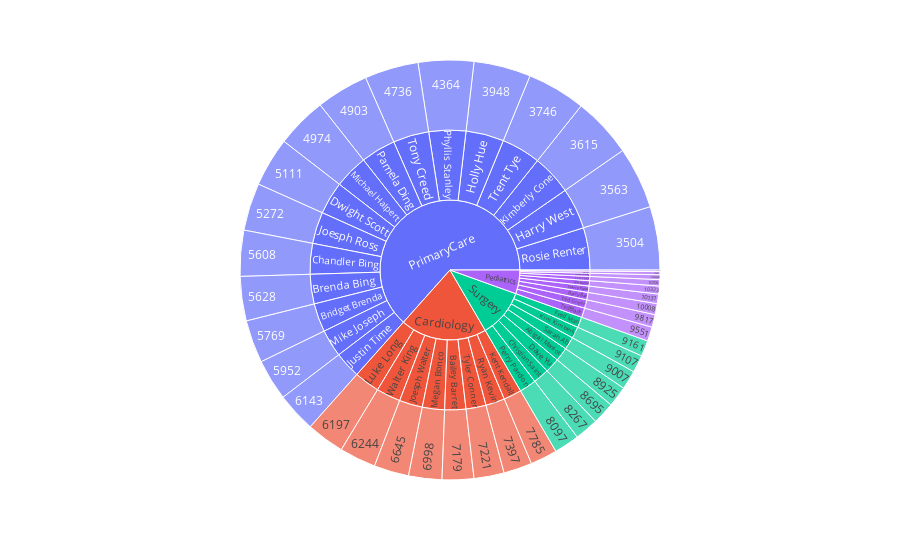

Notebook code for this chart:
### Markdown cell above
## Question 8. Using Sunburst chart display the providers name by thier provider speciality, considering thier experience.

### Code cell
import pandas as pd
import datetime
import plotly.express as px

#Reading the Providers sheet
df_P = pd.read_excel(xls, 'Providers')

# Convert the ProviderDateOnStaff column to datetime format
df_P['ProviderDateOnStaff'] = pd.to_datetime(df_P['ProviderDateOnStaff'], format='%m/%d/%Y')

# Calculate the providers' experience in days
df_P['Experience'] = (datetime.datetime.now() - df_P['ProviderDateOnStaff']).dt.days

# Create a sunburst chart with providers' names by their provider specialty and experience
fig = px.sunburst(df_P, path=['ProviderSpecialty', 'ProviderName', 'Experience'], values='ProviderID')

# Show the chart
fig.show()

### Figure 1 — Plotly figure (JSON) as saved in the notebook; plotly's stock layout.template omitted (floating-point values rounded to 4 significant figures)
{"data": [{"branchvalues": "total", "domain": {"x": [0, 1], "y": [0, 1]}, "hovertemplate": "labels=%{label}<br>ProviderID=%{value}<br>parent=%{parent}<br>id=%{id}<extra></extra>", "ids": ["PrimaryCare/Rosie Renter/3504", "PrimaryCare/Harry West/3563", "PrimaryCare/Kimberly Cone/3615", "PrimaryCare/Trent Tye/3746", "PrimaryCare/Holly Hue/3948", "PrimaryCare/Phyllis Stanley/4364", "PrimaryCare/Tony Creed/4736", "PrimaryCare/Pamela Ding/4903", "PrimaryCare/Michael Halpert/4974", "PrimaryCare/Dwight Scott/5111", "PrimaryCare/Joesph Ross/5272", "PrimaryCare/Chandler Bing/5608", "PrimaryCare/Brenda Bing/5628", "PrimaryCare/Bridget Brenda/5769", "PrimaryCare/Mike Joseph/5952", "PrimaryCare/Justin Time/6143", "Cardiology/Luke Long/6197", "Cardiology/Walter King/6244", "Cardiology/Joesph Walter/6645", "Cardiology/Megan Bonco/6998", "Cardiology/Bailey Barret/7179", "Cardiology/Tyler Conner/7221", "Cardiology/Ryan Kevin/7397", "Cardiology/Kent Kendall/7785", "Surgery/Perry Pardon/8097", "Surgery/Christian Saint/8267", "Surgery/Dave Yu/8695", "Surgery/Abigail Marriot/8925", "Surgery/Sarah Ab/9007", "Surgery/Kim Kimberly/9107", "Surgery/Fred Man/9161", "Pediatrics/Ted Black/9551", "Pediatrics/Ted Green/9817", "Pediatrics/Barry Bar/10008", "Pediatrics/Harry Kane/10131", "Pediatrics/Ala Bama/10323", "Pediatrics/Ted Texas/10706", "Pediatrics/Jordan Michael/10888", "Pediatrics/Mike Myers/10941", "Pediatrics/Sally Sue/11062", "Surgery/Abigail Marriot", "Pediatrics/Ala Bama", "Cardiology/Bailey Barret", "Pediatrics/Barry Bar", "PrimaryCare/Brenda Bing", "PrimaryCare/Bridget Brenda", "PrimaryCare/Chandler Bing", "Surgery/Christian Saint", "Surgery/Dave Yu", "PrimaryCare/Dwight Scott", "Surgery/Fred Man", "Pediatrics/Harry Kane", "PrimaryCare/Harry West", "PrimaryCare/Holly Hue", "PrimaryCare/Joesph Ross", "Cardiology/Joesph Walter", "Pediatrics/Jordan Michael", "PrimaryCare/Justin Time", "Cardiology/Kent Kendall", "Surgery/Kim Kimberly", "PrimaryCare/Kimberly Cone", "Cardiology/Luke Long", "Cardiology/Megan Bonco", "PrimaryCare/Michael Halpert", "PrimaryCare/Mike Joseph", "Pediatrics/Mike Myers", "PrimaryCare/Pamela Ding", "Surgery/Perry Pardon", "PrimaryCare/Phyllis Stanley", "PrimaryCare/Rosie Renter", "Cardiology/Ryan Kevin", "Pediatrics/Sally Sue", "Surgery/Sarah Ab", "Pediatrics/Ted Black", "Pediatrics/Ted Green", "Pediatrics/Ted Texas", "PrimaryCare/Tony Creed", "PrimaryCare/Trent Tye", "Cardiology/Tyler Conner", "Cardiology/Walter King", "Cardiology", "Pediatrics", "PrimaryCare", "Surgery"], "labels": ["3504", "3563", "3615", "3746", "3948", "4364", "4736", "4903", "4974", "5111", "5272", "5608", "5628", "5769", "5952", "6143", "6197", "6244", "6645", "6998", "7179", "7221", "7397", "7785", "8097", "8267", "8695", "8925", "9007", "9107", "9161", "9551", "9817", "10008", "10131", "10323", "10706", "10888", "10941", "11062", "Abigail Marriot", "Ala Bama", "Bailey Barret", "Barry Bar", "Brenda Bing", "Bridget Brenda", "Chandler Bing", "Christian Saint", "Dave Yu", "Dwight Scott", "Fred Man", "Harry Kane", "Harry West", "Holly Hue", "Joesph Ross", "Joesph Walter", "Jordan Michael", "Justin Time", "Kent Kendall", "Kim Kimberly", "Kimberly Cone", "Luke Long", "Megan Bonco", "Michael Halpert", "Mike Joseph", "Mike Myers", "Pamela Ding", "Perry Pardon", "Phyllis Stanley", "Rosie Renter", "Ryan Kevin", "Sally Sue", "Sarah Ab", "Ted Black", "Ted Green", "Ted Texas", "Tony Creed", "Trent Tye", "Tyler Conner", "Walter King", "Cardiology", "Pediatrics", "PrimaryCare", "Surgery"], "name": "", "parents": ["PrimaryCare/Rosie Renter", "PrimaryCare/Harry West", "PrimaryCare/Kimberly Cone", "PrimaryCare/Trent Tye", "PrimaryCare/Holly Hue", "PrimaryCare/Phyllis Stanley", "PrimaryCare/Tony Creed", "PrimaryCare/Pamela Ding", "PrimaryCare/Michael Halpert", "PrimaryCare/Dwight Scott", "PrimaryCare/Joesph Ross", "PrimaryCare/Chandler Bing", "PrimaryCare/Brenda Bing", "PrimaryCare/Bridget Brenda", "PrimaryCare/Mike Joseph", "PrimaryCare/Justin Time", "Cardiology/Luke Long", "Cardiology/Walter King", "Cardiology/Joesph Walter", "Cardiology/Megan Bonco", "Cardiology/Bailey Barret", "Cardiology/Tyler Conner", "Cardiology/Ryan Kevin", "Cardiology/Kent Kendall", "Surgery/Perry Pardon", "Surgery/Christian Saint", "Surgery/Dave Yu", "Surgery/Abigail Marriot", "Surgery/Sarah Ab", "Surgery/Kim Kimberly", "Surgery/Fred Man", "Pediatrics/Ted Black", "Pediatrics/Ted Green", "Pediatrics/Barry Bar", "Pediatrics/Harry Kane", "Pediatrics/Ala Bama", "Pediatrics/Ted Texas", "Pediatrics/Jordan Michael", "Pediatrics/Mike Myers", "Pediatrics/Sally Sue", "Surgery", "Pediatrics", "Cardiology", "Pediatrics", "PrimaryCare", "PrimaryCare", "PrimaryCare", "Surgery", "Surgery", "PrimaryCare", "Surgery", "Pediatrics", "PrimaryCare", "PrimaryCare", "PrimaryCare", "Cardiology", "Pediatrics", "PrimaryCare", "Cardiology", "Surgery", "PrimaryCare", "Cardiology", "Cardiology", "PrimaryCare", "PrimaryCare", "Pediatrics", "PrimaryCare", "Surgery", "PrimaryCare", "PrimaryCare", "Cardiology", "Pediatrics", "Surgery", "Pediatrics", "Pediatrics", "Pediatrics", "PrimaryCare", "PrimaryCare", "Cardiology", "Cardiology", "", "", "", ""], "type": "sunburst", "values": [40, 39, 38, 37, 36, 35, 34, 33, 32, 31, 30, 29, 28, 27, 26, 25, 24, 23, 22, 21, 20, 19, 18, 17, 16, 15, 14, 13, 12, 11, 10, 9, 8, 7, 6, 5, 4, 3, 2, 1, 13, 5, 20, 7, 28, 27, 29, 15, 14, 31, 10, 6, 39, 36, 30, 22, 3, 25, 17, 11, 38, 24, 21, 32, 26, 2, 33, 16, 35, 40, 18, 1, 12, 9, 8, 4, 34, 37, 19, 23, 164, 45, 520, 91]}], "layout": {"legend": {"tracegroupgap": 0}, "margin": {"t": 60}}}
